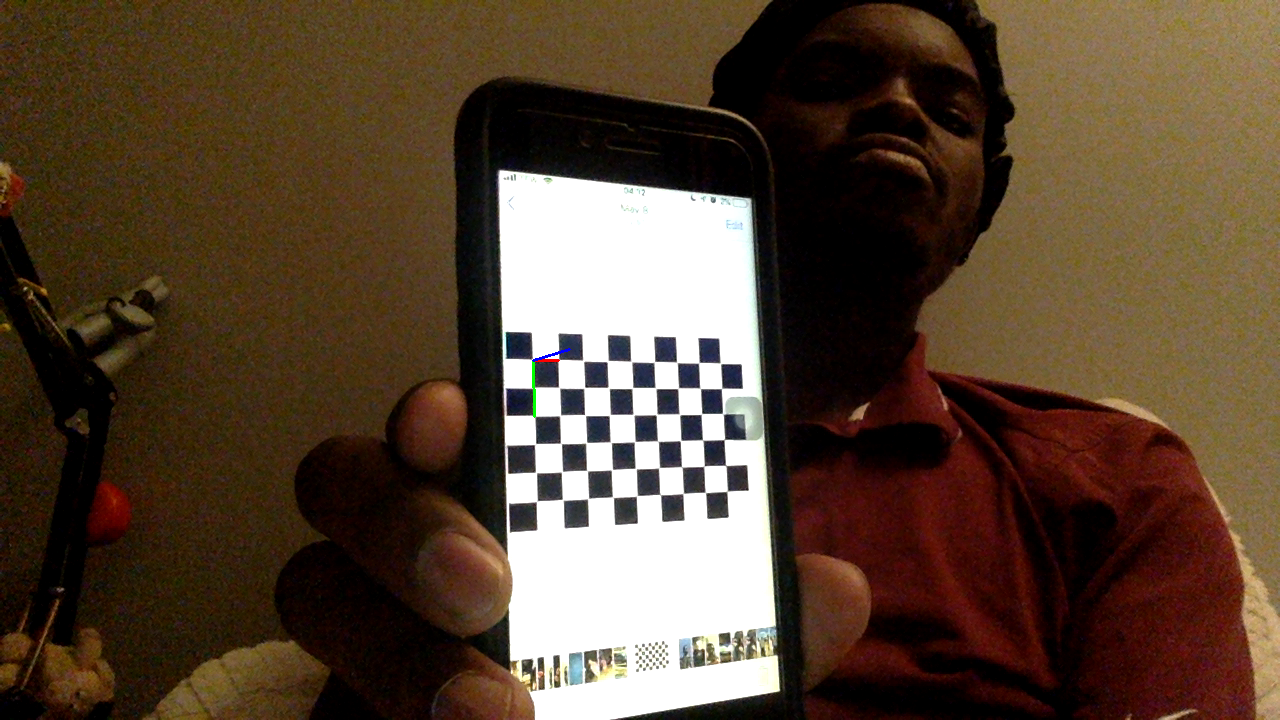
//> input picture src/.000.png, 1280 x 720 px, given in place of the camera
$ ./harrisCorners   (built with g++ and OpenCV 4)
//> lines starting //> are read from the running program, lines starting //| are printed output that depends on the picture; after the words box and inside, x2 and y2 are one past the last pixel; in counts of white or black regions, pixels touching at a corner belong together
/*
	Arthur and Shafat
	S19
    Detect Harris corners
	Based on OpenCV tutorials

	use the makefiles provided to run
	make harris
	../bin/harris

*/

#include "opencv2/opencv.hpp"
#include "opencv2/core.hpp"
#include "opencv2/highgui.hpp"
#include "opencv2/imgproc/imgproc.hpp"
#include "opencv2/calib3d.hpp"

#include <cstdio>
#include <cstring>
#include <iostream>
#include <stdio.h>

using namespace cv;
using namespace std;

int main(int argc, char *argv[]) {
    VideoCapture *capdev;
	int quit = 0;
    int frameid = 0;
	char buffer[256];
	vector<int> pars;

	// open the video device
	capdev = new VideoCapture(0);
	if( !capdev->isOpened() ) {
		printf("Unable to open video device\n");
		return(-1);
	}

	namedWindow("Harris", 1); // identifies a window?

	Mat frame, frameGray, result, result_norm, result_norm_scaled;

    int thresh = 200;
    int max_thresh = 255;

	for(;!quit;) {

		*capdev >> frame; // get a new frame from the camera, treat as a stream
//> frame is the input picture: 720 rows x 1280 cols, CV_8UC3; mean B, G, R 51.4, 68.5, 87.2
		// frame = imread("../data/checkerboard.png");

		if( frame.empty() ) {
		  printf("frame is empty\n");
		  break;
		}

        // convert to grayscale
        cvtColor( frame, frameGray, COLOR_BGR2GRAY );
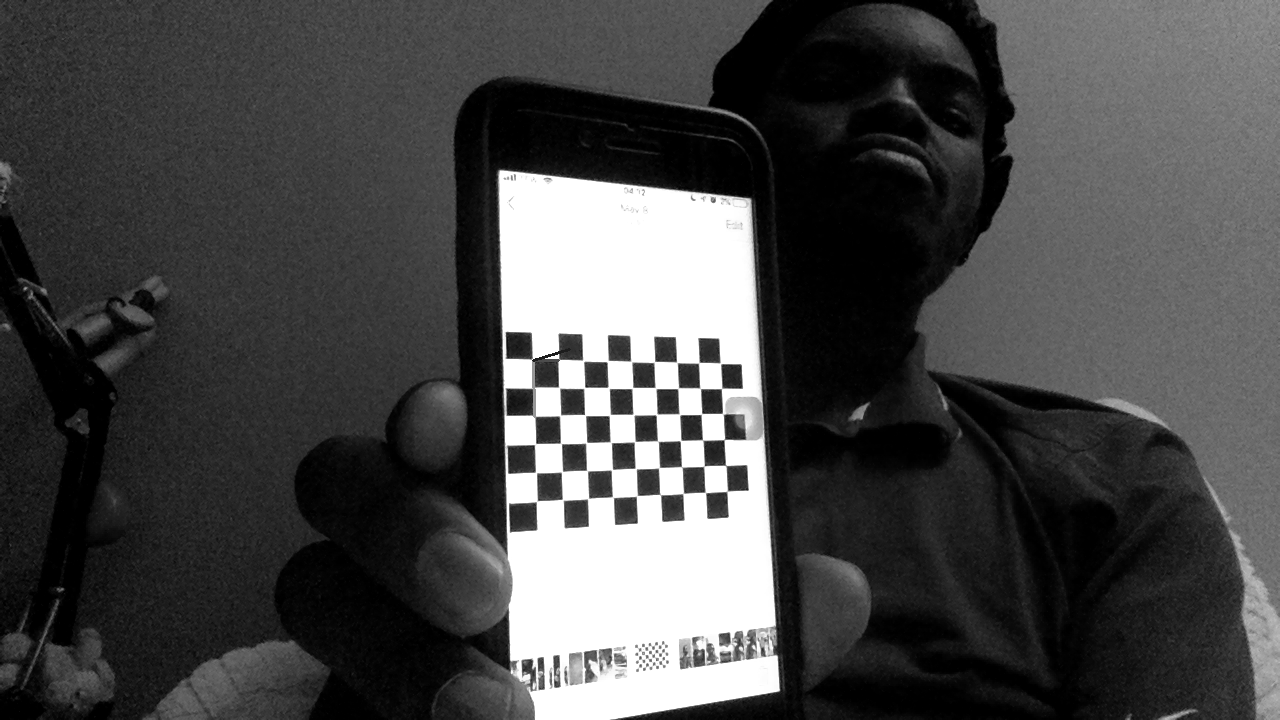
//> frameGray: 720 rows x 1280 cols, CV_8UC1; min 0, max 255, mean 72.2

        // parameters for the system
        int blockSize = 2;
        int apertureSize = 3;
        double k = 0.04;

        result = Mat::zeros( frame.size(), CV_32FC1 );

        // detect the harris corners
        cornerHarris( frameGray, result, blockSize, apertureSize, k );
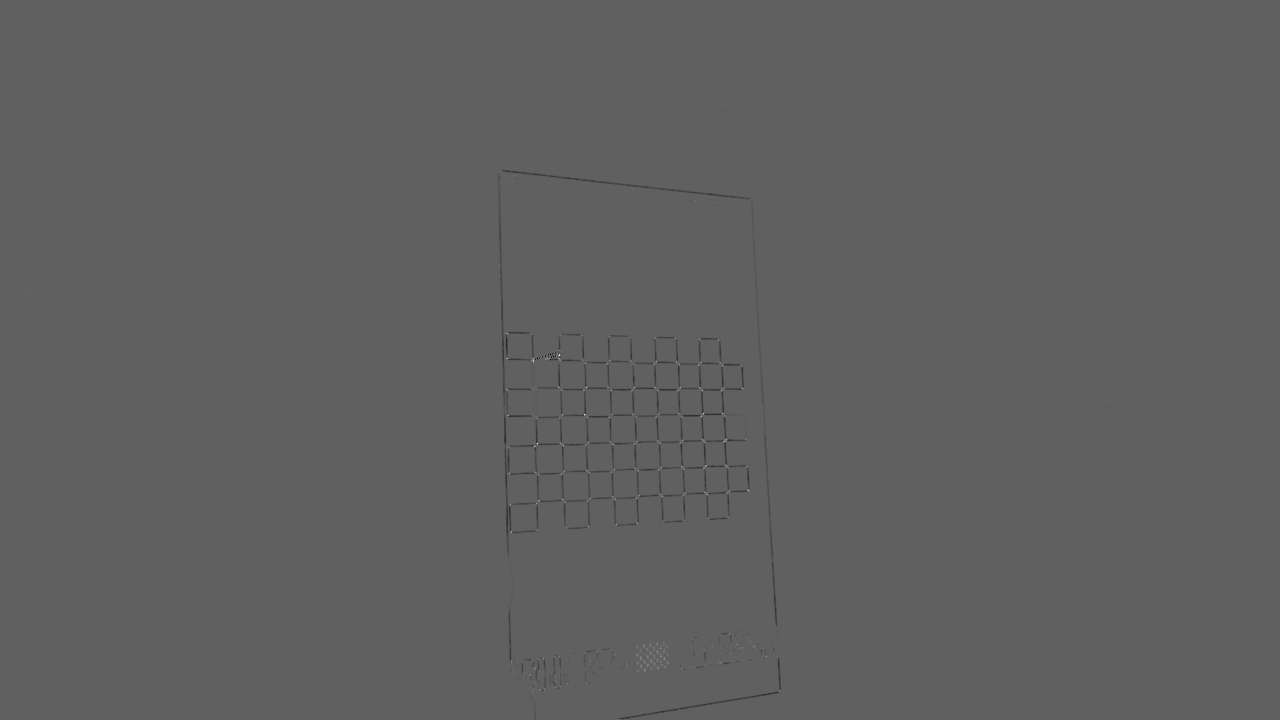
//> result: 720 rows x 1280 cols, CV_32FC1; min -0.0247, max 0.0408, mean -5.02e-05; drawn with min black and max white

        // normalize and scale the result
        normalize( result, result_norm, 0, 255, NORM_MINMAX, CV_32FC1, Mat() );
        convertScaleAbs( result_norm, result_norm_scaled );

        // draw circles on the original image around the corners
        for( int i = 0; i < result_norm.rows ; i++ )
        {
            for( int j = 0; j < result_norm.cols; j++ )
            {
                if( (int) result_norm.at<float>(i,j) > thresh )
                {
                    circle( frame, Point(j,i), 5,  Scalar(0), 2, 8, 0 );
                }
            }
        }
//> frame: 720 rows x 1280 cols, CV_8UC3; 360 pixels changed, all inside (x1, y1, x2, y2) = (531, 349, 755, 497)

        // display the video frame in the window
        imshow("Harris corners", frame);

        // respond to keypresses
        int key = waitKey(10);
        switch(key) {
            // q quits the program
			case 'q':
			{
				quit = 1;
				break;
			}

            // capture a photo if the user hits p
			case 'p':
			{
				sprintf(buffer, "../data/harris%03d.png", frameid++);
				imwrite(buffer, frame, pars);
				printf("Image written: %s\n", buffer);

				break;
			}

            default:
            break;
        }

	} // end for

	// terminate the video capture
	printf("Terminating\n");
	delete capdev;

	return(0);

}
